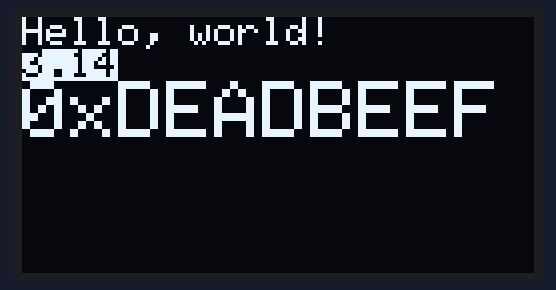
Bench run of a sketch on a simulated Arduino Uno, built with avr-gcc and run on an emulated ATmega328P. On the bench: 128×64 one-colour display.

Above: at 0.1 s.
At 2.1 s:
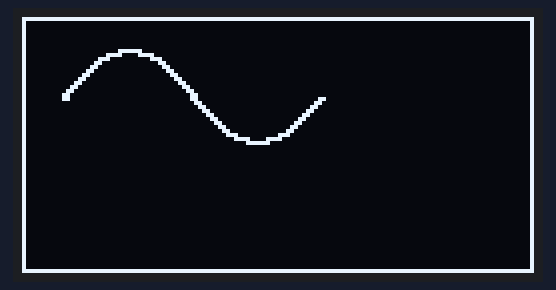

The sketch:

OLED-test.ino
```cpp
/*
 Simple test for OLED and Teensy

 Pin layout:
 GND => GND
 VCC => 3.3V
 SCL => Teensy SCL0 Pin 19
 SDA => Teensy SDA0 Pin 18
*/

#include <SPI.h>
#include <Wire.h>
#include <Adafruit_GFX.h>
#include <Adafruit_SSD1306.h>

#define SCREEN_WIDTH 128 // OLED display width, in pixels
#define SCREEN_HEIGHT 64 // OLED display height, in pixels

// Declaration for an SSD1306 display connected to I2C (SDA, SCL pins)
#define OLED_RESET     4 // Reset pin # (or -1 if sharing Arduino reset pin)
Adafruit_SSD1306 display(SCREEN_WIDTH, SCREEN_HEIGHT, &Wire, OLED_RESET);

//                                              1                   2                   3                   4                   5                   6
//                            1 2 3 4 5 6 7 8 9 0 1 2 3 4 5 6 7 8 9 0 1 2 3 4 5 6 7 8 9 0 1 2 3 4 5 6 7 8 9 0 1 2 3 4 5 6 7 8 9 0 1 2 3 4 5 6 7 8 9 0 1 2 3 4 5 6 7 8 9
const uint8_t WAVE_SINUS[] = {1,3,3,3,3,3,3,3,3,3,2,3,2,2,3,2,2,2,2,6,2,2,6,2,6,6,6,6,6,6,6,6,6,4,6,6,6,6,6,6,6,6,6,2,6,2,2,6,2,2,2,2,3,2,2,3,2,3,3,3,3,3,3,3,3,3,0,0,0};

void setup() {

  // SSD1306_SWITCHCAPVCC = generate display voltage from 3.3V internally
  if(!display.begin(SSD1306_SWITCHCAPVCC, 0x3C)) { // Address 0x3D for 128x64
    for(;;); // Don't proceed, loop forever
  }

  // Show initial display buffer contents on the screen --
  // the library initializes this with an Adafruit splash screen.
  // Clear the buffer
  display.clearDisplay();

  display.setTextSize(1);             // Normal 1:1 pixel scale
  display.setTextColor(SSD1306_WHITE);        // Draw white text
  display.setCursor(0,0);             // Start at top-left corner
  display.println(F("Hello, world!"));

  display.setTextColor(SSD1306_BLACK, SSD1306_WHITE); // Draw 'inverse' text
  display.println(3.141592);

  display.setTextSize(2);             // Draw 2X-scale text
  display.setTextColor(SSD1306_WHITE);
  display.print(F("0x")); display.println(0xDEADBEEF, HEX);

  display.display();
  delay(2000);

  display.clearDisplay();
  display.drawRect(0,0,128,64,SSD1306_WHITE);
  showCurve();
  display.display();


}

void loop() {
}

void showCurve() {
  uint8_t x = 10;
  uint8_t y = 20;
  for( uint8_t i=0; i<68; i++) {
    display.drawPixel(x, y, SSD1306_WHITE);
    display.drawPixel(x+1, y, SSD1306_WHITE); //A bit fatter
    switch (WAVE_SINUS[i]) {
      case 1: y--; break;
      case 2: x++; break;
      case 3: x++; y--; break;
      case 4: y++; break;
      case 6: x++; y++; break;
    }
  }
}
```
